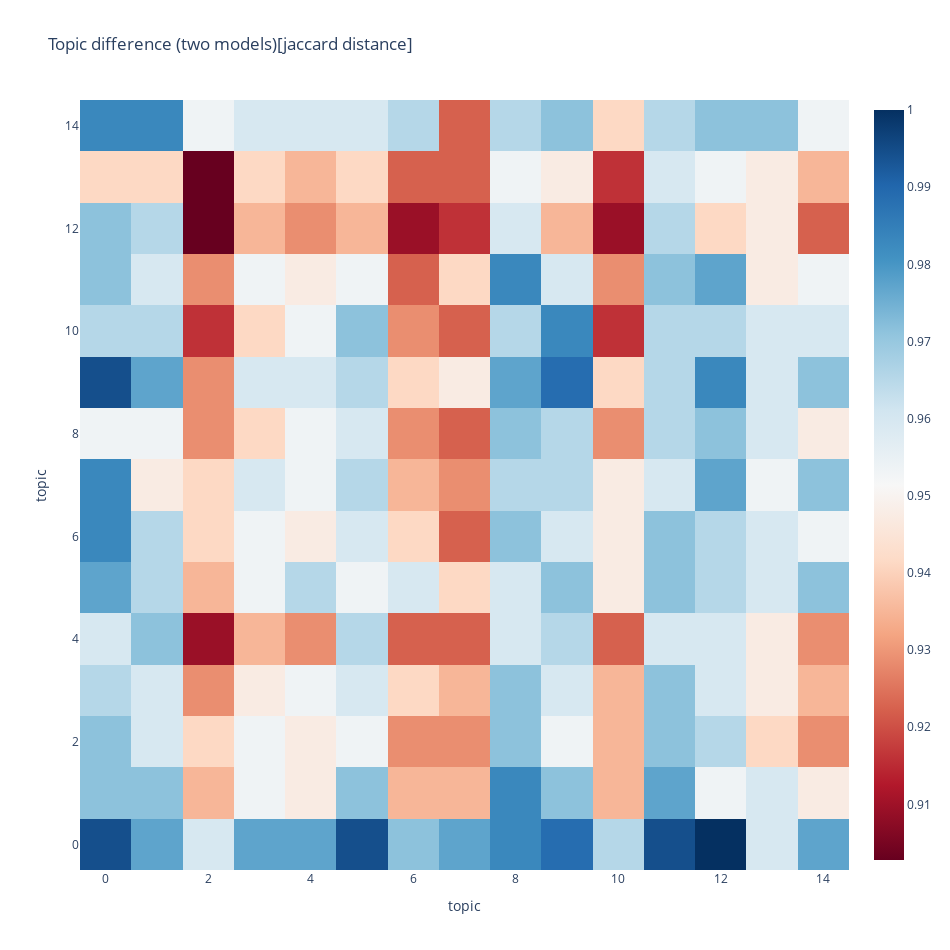

Notebook code cell kept with this figure:
### Code cell
mdiff, annotation = rob_model[0].diff(ROBO_jobs_model[0], distance='jaccard')
plot_difference_plotly(mdiff, title="Topic difference (two models)[jaccard distance]", annotation=annotation)

### Figure 1 — Plotly figure (JSON) as saved in the notebook; plotly's stock layout.template omitted (floating-point values rounded to 4 significant figures; data arrays with more than 128 entries replaced by an {"elided": "..."} marker saying what was removed)
{"data": [{"colorscale": [[0, "rgb(103,0,31)"], [0.1, "rgb(178,24,43)"], [0.2, "rgb(214,96,77)"], [0.3, "rgb(244,165,130)"], [0.4, "rgb(253,219,199)"], [0.5, "rgb(247,247,247)"], [0.6, "rgb(209,229,240)"], [0.7, "rgb(146,197,222)"], [0.8, "rgb(67,147,195)"], [0.9, "rgb(33,102,172)"], [1, "rgb(5,48,97)"]], "text": {"elided": "15x15 str values"}, "type": "heatmap", "z": {"elided": "15x15 float values"}}], "layout": {"height": 950, "title": {"text": "Topic difference (two models)[jaccard distance]"}, "width": 950, "xaxis": {"title": {"text": "topic"}}, "yaxis": {"title": {"text": "topic"}}}}
